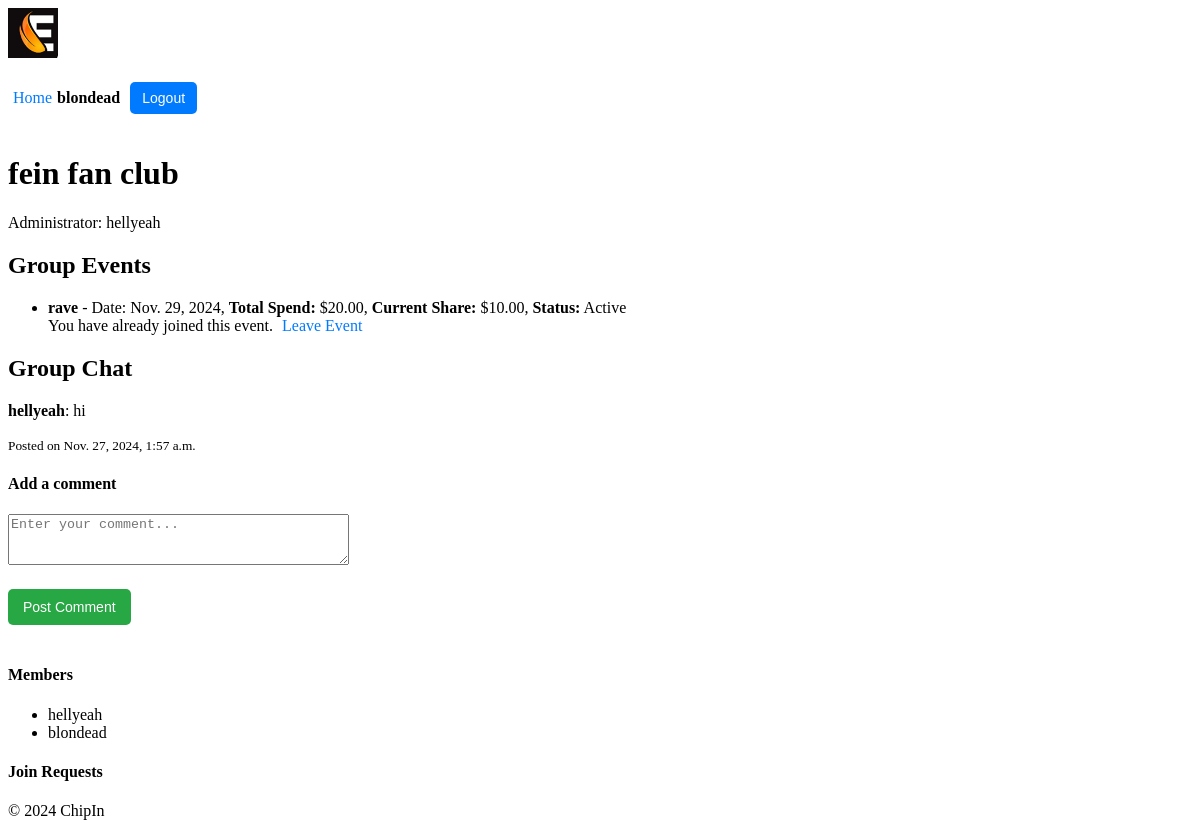
Page /chipin/group/9/ (signed in) on the earlier database version.
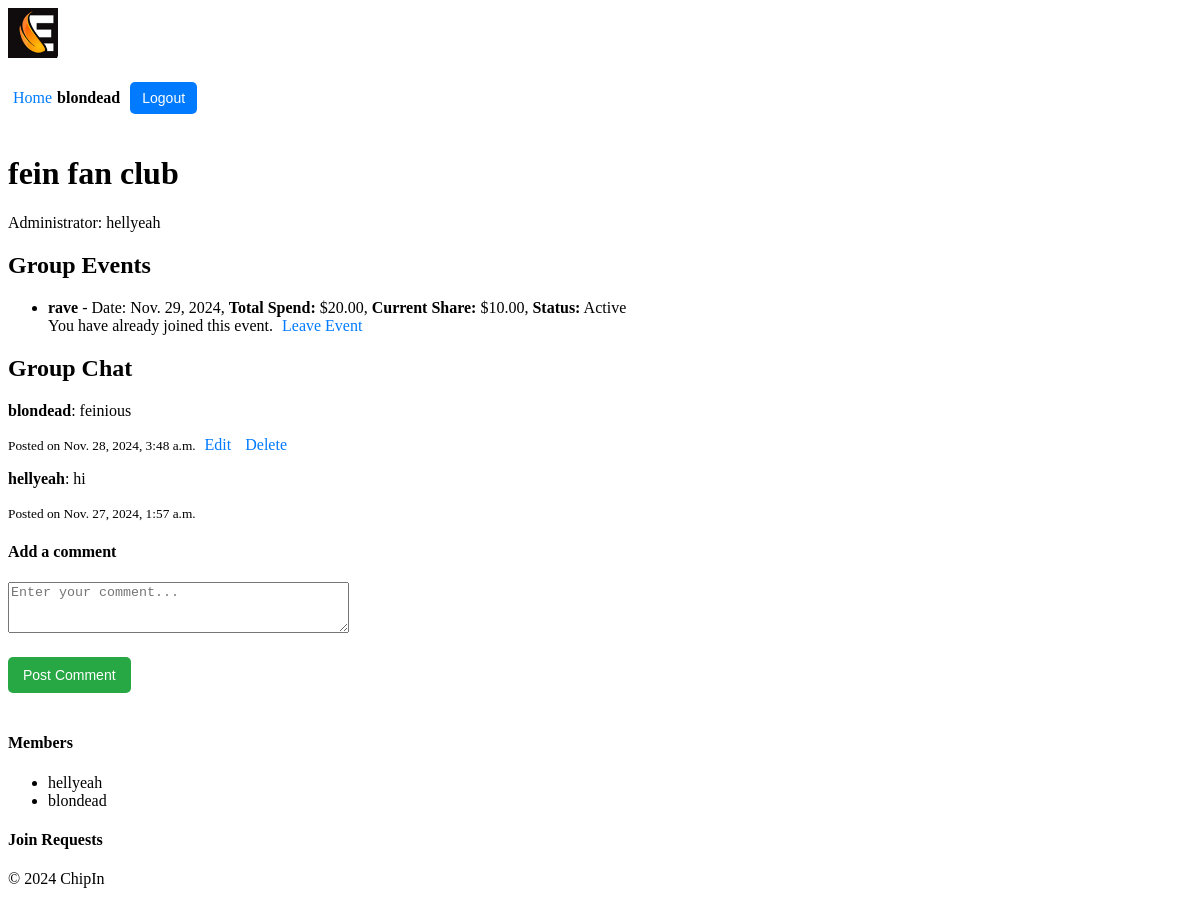
Same page on the later database version.
### users/models.py (models this page shows, shortened)
class Profile(models.Model):
    user = models.OneToOneField(User, on_delete=models.CASCADE)
    first_name = models.CharField(max_length=30)
    surname = models.CharField(max_length=30)
    nickname = models.CharField(max_length=30, unique=True, null=False, blank=False)
    max_spend = models.DecimalField(max_digits=10, decimal_places=2, default=100.00)  # Max spend for each event
    balance = models.DecimalField(max_digits=10, decimal_places=2, default=100.00)  # User's current balance

### chipin/models.py (models this page shows, shortened)
class Group(models.Model):
    name = models.CharField(max_length=100)
    admin = models.ForeignKey(User, related_name='admin_groups', on_delete=models.CASCADE)
    members = models.ManyToManyField(User, related_name='group_memberships', blank=True)
    invited_users = models.ManyToManyField(User, related_name='pending_invitations', blank=True)

class Event(models.Model):
    name = models.CharField(max_length=100)
    date = models.DateField()
    total_spend = models.DecimalField(max_digits=10, decimal_places=2)
    status = models.CharField(max_length=20, default='Pending')  # Can be 'Pending' or 'Active'
    group = models.ForeignKey(Group, related_name='events', on_delete=models.CASCADE)
    members = models.ManyToManyField(User, related_name='event_memberships', blank=True)
    def calculate_share(self):
        members_count = self.group.members.count()
        if members_count == 0:
            return 0
        return self.total_spend / members_count

class Comment(models.Model):
    user = models.ForeignKey(User, on_delete=models.CASCADE)  # User who posted the comment
    group = models.ForeignKey(Group, related_name='comments', on_delete=models.CASCADE)  # Group associated with the comment
    content = models.TextField()  # The comment content
    created_at = models.DateTimeField(auto_now_add=True)  # Timestamp when the comment was posted
    updated_at = models.DateTimeField(auto_now=True)  # Timestamp for the latest update

### chipin/views.py (the view)
# urls.py: path('group/<int:group_id>/', views.group_detail, name='group_detail'),
@login_required
def group_detail(request, group_id, edit_comment_id=None):
    group = get_object_or_404(Group, id=group_id)
    comments = group.comments.all().order_by('-created_at')  # Fetch all comments for the group
    events = group.events.all()  # Fetch all events associated with the group
    if edit_comment_id: # Fetch the comment to edit, if edit_comment_id is provided
        comment_to_edit = get_object_or_404(Comment, id=edit_comment_id)
        if comment_to_edit.user != request.user:
            return redirect('chipin:group_detail', group_id=group.id)
    else:
        comment_to_edit = None
    if request.method == 'POST':
        if comment_to_edit: # Editing an existing comment
            form = CommentForm(request.POST, instance=comment_to_edit)
        else: # Adding a new comment
            form = CommentForm(request.POST)
        if form.is_valid():
            comment = form.save(commit=False)
            comment.user = request.user
            comment.group = group
            comment.save()
            return redirect('chipin:group_detail', group_id=group.id)
    else:
        form = CommentForm(instance=comment_to_edit) if comment_to_edit else CommentForm()
    event_share_info = {}
    for event in events:
        event_share = event.calculate_share()
        user_eligible = request.user.profile.max_spend >= event_share
        user_has_joined = request.user in event.members.all()  # Check if the user has already joined the event
        event_share_info[event] = {
            'share': event_share,
            'eligible': user_eligible,
            'status': event.status,
            'joined': user_has_joined
        }
    return render(request, 'chipin/group_detail.html', {
        'group': group,
        'comments': comments,
        'form': form,
        'comment_to_edit': comment_to_edit,
        'events': events,
        'event_share_info': event_share_info,
    })

### chipin/forms.py (shortened to what this page needs)
class CommentForm(forms.ModelForm):
    class Meta:
        model = Comment
        fields = ['content']
        widgets = {
            'content': forms.Textarea(attrs={'rows': 3, 'placeholder': 'Enter your comment...'})
        }

### chipin/context_processors.py (called while the page is built)
def user_profile(request):
    if request.user.is_authenticated:
        try:
            return {'nickname': request.user.profile.nickname}
        except Profile.DoesNotExist:
            return {'nickname': request.user.username}  # Fallback to username if no profile exists
    return {}

### chipin/templates/chipin/group_detail.html (shortened to what this page needs)
{% extends 'chipin/base.html' %}
{% block content %}
    <h1>{{ group.name }}</h1>
    <p>Administrator: {{ group.admin.profile.nickname }}</p>
    <h2>Group Events</h2>
    <ul>
        {% for event, info in event_share_info.items %}
            <li>
                <strong>{{ event.name }}</strong> - Date: {{ event.date }},
                <strong>Total Spend:</strong> ${{ event.total_spend }},
                <strong>Current Share:</strong> ${{ info.share }},
                <strong>Status:</strong> <span class="event-status">{{ info.status }}</span><br>
                {% if info.joined %}
                    <span class="joined">You have already joined this event.</span>
                    <a href="{% url 'chipin:leave_event' group.id event.id %}" class="btn btn-warning" onclick="return confirm('Are you sure you want to leave this event?');">Leave Event</a>
                {% endif %}
            </li>
        {% endfor %}
    </ul>
    <h2>Group Chat</h2>
    <div class="comments-section">
        {% for comment in comments %}
            <div class="comment">
                <p><strong>{{ comment.user.profile.nickname }}</strong>: {{ comment.content }}</p>
                <small>Posted on {{ comment.created_at }}</small>
                {% if comment.user == request.user or request.user == group.admin %}
                    <a href="{% url 'chipin:edit_comment' group.id comment.id %}">Edit</a>
                    <a href="{% url 'chipin:delete_comment' comment.id %}" onclick="return confirm('Are you sure?')">Delete</a>
                {% endif %}
            </div>
        {% empty %}
            <p>No comments yet. Be the first to comment!</p>
        {% endfor %}
        <h4>{% if comment_to_edit %}Edit Comment{% else %}Add a comment{% endif %}</h4>
        <form method="POST">
            <div class="form-group">
                {{ form.content }}
            </div>
            <button type="submit">{% if comment_to_edit %}Save Comment{% else %}Post Comment{% endif %}</button>
        </form>
    <h4>Members</h4>
    <ul>
        {% for member in group.members.all %}
        <li>{{ member.profile.nickname }}</li>
        {% endfor %}
    </ul>
    <h4>Join Requests</h4>
{% endblock content %}

### chipin/templates/chipin/base.html (shortened to what this page needs)
{% load static %}
<!DOCTYPE html>
<html lang="en">
<head>
    <link rel="stylesheet" href="{% static 'chipin/styles.css' %}">
</head>
<body>
    <header>
        <div class="logo">
            <img src="{% static 'chipin/logo_90.jpg' %}" alt="ChipIn Logo">
        </div>
        <div class="user-info">
            {% if request.user.is_authenticated %}
                <a href="{% url 'users:user' %}">Home</a> <span>{{ request.user.profile.nickname }}</span>
                <form action="{% url 'users:logout' %}" method="post">
                    <button type="submit">Logout</button>
                </form>
            {% else %}
                <a href="{% url 'users:login' %}">Login</a> <a href="{% url 'users:register' %}">Register</a>
            {% endif %}
        </div>
    </header>
    <main>
        {% block content %}
        {% endblock %}
    </main>
    <footer>
        <p>&copy; 2024 ChipIn</p>
    </footer>
</body>
</html>

### chipin/static/chipin/styles.css (style rules this page uses)
.logo img { max-height: 50px; }
.user-info { display: flex; align-items: center; font-size: 16px; }
.user-info span { margin-right: 10px; font-weight: bold; }
.user-info button { background-color: #007BFF; color: white; border: none; padding: 8px 12px; cursor: pointer; border-radius: 5px; font-size: 14px; }
button { background-color: #28a745; color: white; border: none; padding: 10px 15px; cursor: pointer; border-radius: 5px; font-size: 14px; margin-top: 20px; margin-bottom: 20px; }
a { color: #007BFF; text-decoration: none; padding: 5px }

Differences in the rows shown:
added Comment: user.profile.nickname "blondead", content "feinious", created_at "Nov. 28, 2024, 3:48 a.m.", shows "Edit"
